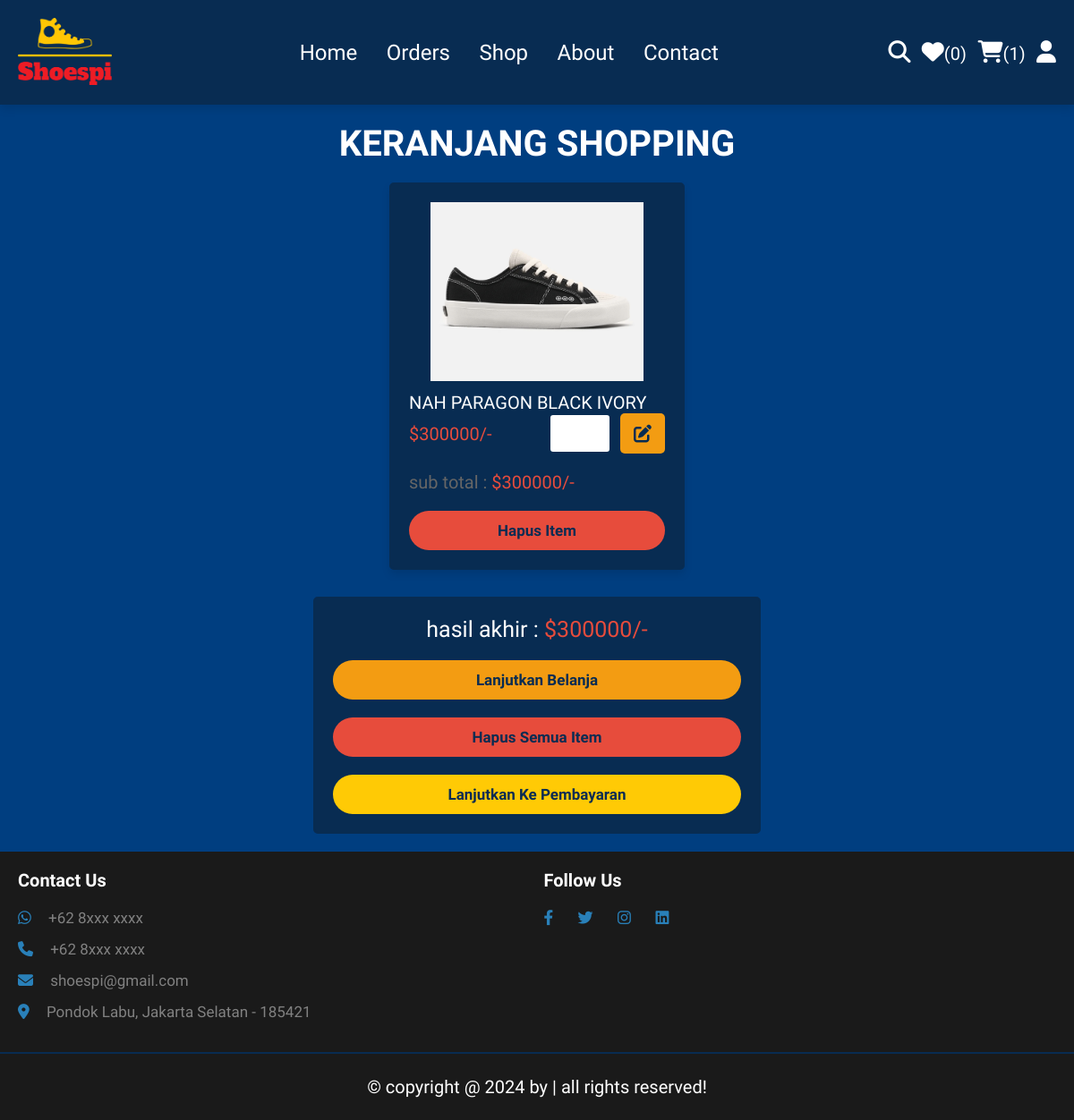
/cart.php (signed in), run on the app's committed database.
### tables this page shows
CREATE TABLE `cart` (
  `id` int(100) NOT NULL,
  `user_id` int(100) NOT NULL,
  `pid` int(100) NOT NULL,
  `name` varchar(100) NOT NULL,
  `price` int(10) NOT NULL,
  `quantity` int(10) NOT NULL,
  `image` varchar(100) NOT NULL
);

### cart.php (the view, shortened to what this page needs)
<?php
include 'components/connect.php';
if(isset($_SESSION['user_id'])){
   $user_id = $_SESSION['user_id'];
}else{
   $user_id = '';
   header('location:user_login.php');
};
?>
<!DOCTYPE html>
<html lang="en">
<head>
   <link rel="stylesheet" href="https://cdnjs.cloudflare.com/ajax/libs/font-awesome/6.1.1/css/all.min.css">
   <link rel="stylesheet" href="css/style.css">
</head>
<body>
<?php include 'components/user_header.php'; ?>
<section class="products shopping-cart">
   <h3 class="heading">Keranjang Shopping</h3>
   <div class="box-container">
   <?php
      $grand_total = 0;
      $select_cart = $conn->prepare("SELECT * FROM `cart` WHERE user_id = ?");
      $select_cart->execute([$user_id]);
      if($select_cart->rowCount() > 0){
         while($fetch_cart = $select_cart->fetch(PDO::FETCH_ASSOC)){
   ?>
   <form action="" method="post" class="box">
      <img src="uploaded_img/<?= $fetch_cart['image']; ?>" alt="">
      <div class="name"><?= $fetch_cart['name']; ?></div>
      <div class="flex">
         <div class="price">$<?= $fetch_cart['price']; ?>/-</div>
         <input type="number" name="qty" class="qty" min="1" max="99" onkeypress="if(this.value.length == 2) return false;" value="<?= $fetch_cart['quantity']; ?>">
         <button type="submit" class="fas fa-edit" name="update_qty"></button>
      </div>
      <div class="sub-total"> sub total : <span>$<?= $sub_total = ($fetch_cart['price'] * $fetch_cart['quantity']); ?>/-</span> </div>
      <input type="submit" value="hapus item" onclick="return confirm('hapus ini dari keranjang?');" class="delete-btn" name="delete">
   </form>
   <?php
   $grand_total += $sub_total;
      }
   }else{
      echo '<p class="empty">keranjang Anda kosong</p>';
   }
   ?>
   </div>
   <div class="cart-total">
      <p>hasil akhir : <span>$<?= $grand_total; ?>/-</span></p>
      <a href="shop.php" class="option-btn">lanjutkan Belanja</a>
      <a href="cart.php?delete_all" class="delete-btn <?= ($grand_total > 1)?'':'disabled'; ?>" onclick="return confirm('hapus semua dari keranjang?');">hapus semua item</a>
      <a href="checkout.php" class="btn <?= ($grand_total > 1)?'':'disabled'; ?>">lanjutkan ke pembayaran</a>
   </div>
</section>
<?php include 'components/footer.php'; ?>
</body>
</html>

### css/style.css (style rules this page uses)
:root { --main-color:#2980b9; --orange:#f39c12; --kuning: #FFCA05; --red:#e74c3c; --white:#FFFFFF; --bgblue: #003E80; --darkblue: #082C52; --footer: #1A1A1A; --light-color:#666; --black: #333333; --sepatu: #F6F6F6; --light-bg: #FFFFFF; --merk: #F1FAFF; --border:.2rem solid var(--darkblue); --box-shadow:0 .5rem 1rem rgba(0,0,0,.1); }
* { font-family: "Source Sans 3", sans-serif; margin:0; padding:0; box-sizing: border-box; outline: none; border:none; text-decoration: none; }
html { font-size: 62.5%; overflow-x: hidden; }
body { background-color: var(--bgblue); }
section { padding:2rem; max-width: 1200px; margin:0 auto; }
.heading { font-size: 4rem; color:var(--white); margin-bottom: 2rem; text-align: center; text-transform: uppercase; }
.btn, .delete-btn, .option-btn { display: block; font-weight: bold; width: 100%; margin-top: 2rem; border-radius: 28px; padding: 1.2rem 3rem; font-size: 1.7rem; text-transform: capitalize; color:var(--darkblue); cursor: pointer; text-align: center; -webkit-border-radius: 28px; -moz-border-radius: 28px; -ms-border-radius: 28px; -o-border-radius: 28px; }
.btn { background-color: var(--kuning);; }
.option-btn { background-color: var(--orange); }
.delete-btn { background-color: var(--red); }
.products .box-container { display: grid; grid-template-columns: repeat(auto-fit, 33rem); gap:1.5rem; justify-content: center; align-items: flex-start; }
.products .box-container .box { position: relative; background-color: var(--darkblue); box-shadow: var(--box-shadow); border-radius: .5rem; border:var(--border); padding:2rem; overflow: hidden; }
.products .box-container .box img { height: 20rem; width: 100%; object-fit: contain; margin-bottom: 1rem; }
.products .box-container .box .name { font-size: 2rem; color:var(--white); }
.products .box-container .box .flex { display: flex; align-items: center; gap:1rem; }
.products .box-container .box .flex .qty { width: 7rem; padding:1rem; border:var(--border); font-size: 1.8rem; color:var(--white); border-radius: .5rem; }
.products .box-container .box .flex .price { font-size: 2rem; color:var(--red); margin-right: auto; }
.shopping-cart .fa-edit { height: 4.5rem; border-radius: .5rem; background-color: var(--orange); width: 5rem; font-size: 2rem; color:var(--darkblue); cursor: pointer; }
.shopping-cart .sub-total { margin:2rem 0; font-size: 2rem; color:var(--light-color); }
.shopping-cart .sub-total span { color:var(--red); }
.cart-total { max-width: 50rem; margin:0 auto; margin-top: 3rem; background-color: var(--darkblue); border:var(--border); border-radius: .5rem;; padding:2rem; text-align: center; }
.cart-total p { font-size: 2.5rem; color:var(--white); margin-bottom: 2rem; }
.cart-total p span { color:var(--red); }

### data on the page
cart: image (picture), name "NAH PARAGON BLACK IVORY", price "300000", qty "1"

### other printed values
$total_wishlist_counts "0"
$total_cart_counts "1"
$grand_total "300000"
